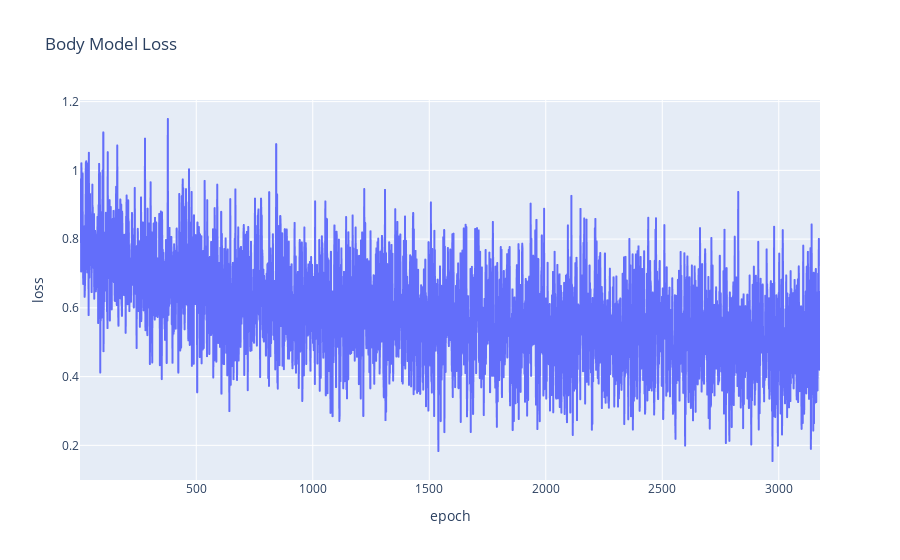

Notebook source saved alongside this figure:
### Code cell
# plot body model loss using plotly express
import plotly.express as px
foo = pd.DataFrame()
foo['epoch'] = range(1, len(data['train_loss']) + 1)
foo['loss'] = data['train_loss']
fig = px.line(foo, x='epoch', y='loss', title='Body Model Loss')
fig.show()

### Figure 1 — Plotly figure (JSON) as saved in the notebook; plotly's stock layout.template omitted (floating-point values rounded to 4 significant figures; data arrays with more than 128 entries replaced by an {"elided": "..."} marker saying what was removed)
{"data": [{"hovertemplate": "epoch=%{x}<br>loss=%{y}<extra></extra>", "legendgroup": "", "line": {"color": "#636efa", "dash": "solid"}, "marker": {"symbol": "circle"}, "mode": "lines", "name": "", "showlegend": false, "type": "scattergl", "x": {"elided": "3177 int values"}, "xaxis": "x", "y": {"elided": "3177 float values"}, "yaxis": "y"}], "layout": {"legend": {"tracegroupgap": 0}, "title": {"text": "Body Model Loss"}, "xaxis": {"anchor": "y", "domain": [0, 1], "title": {"text": "epoch"}}, "yaxis": {"anchor": "x", "domain": [0, 1], "title": {"text": "loss"}}}}
